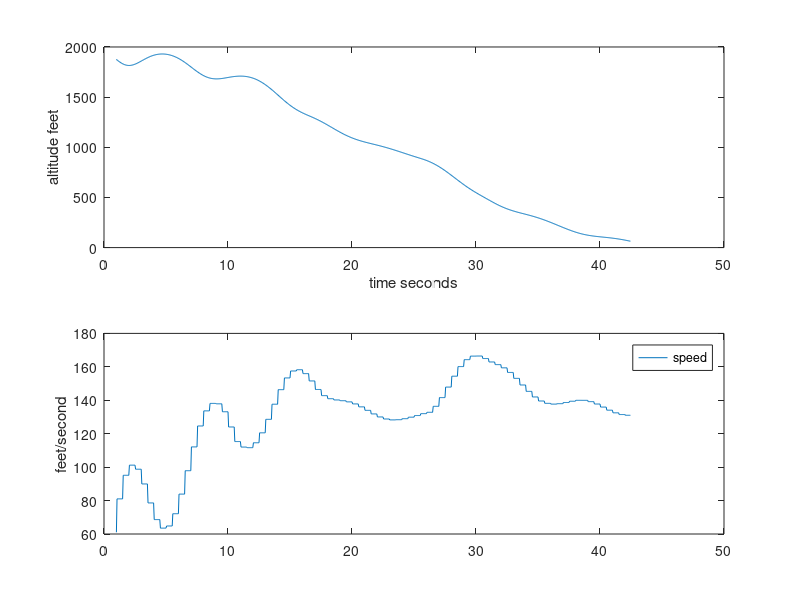
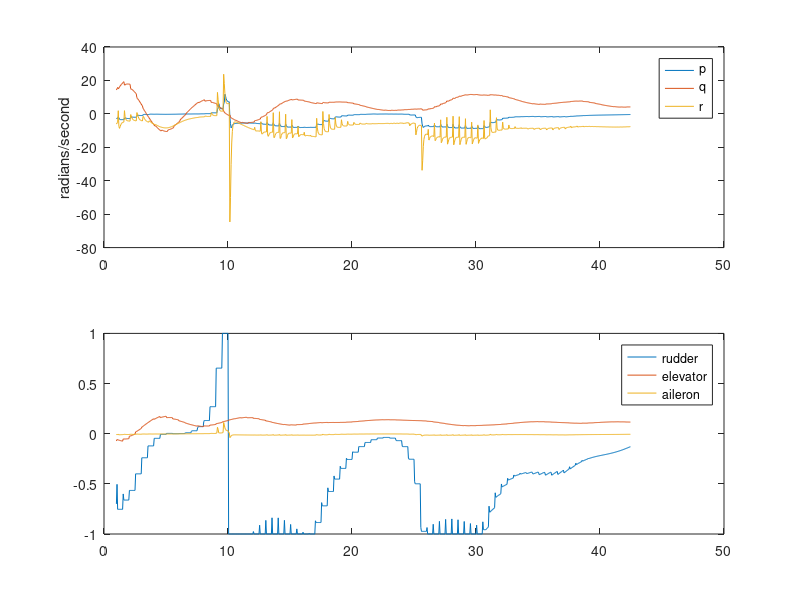
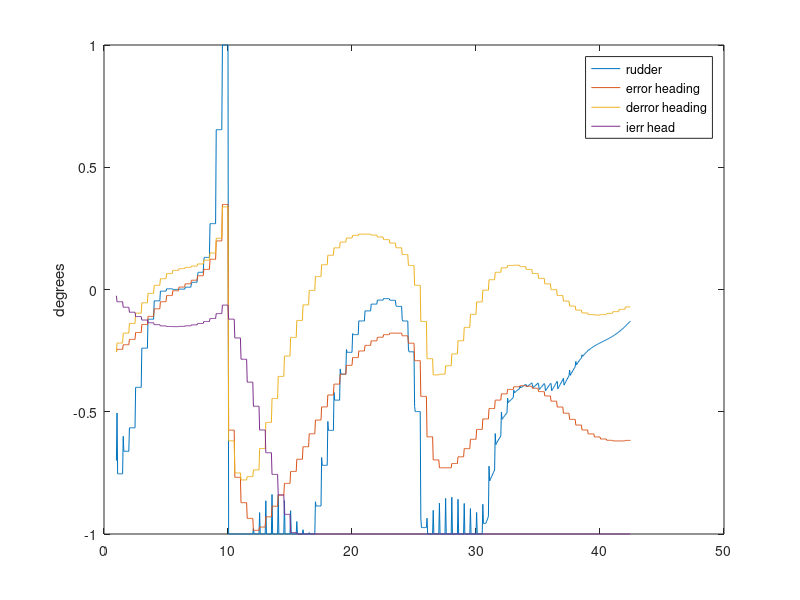
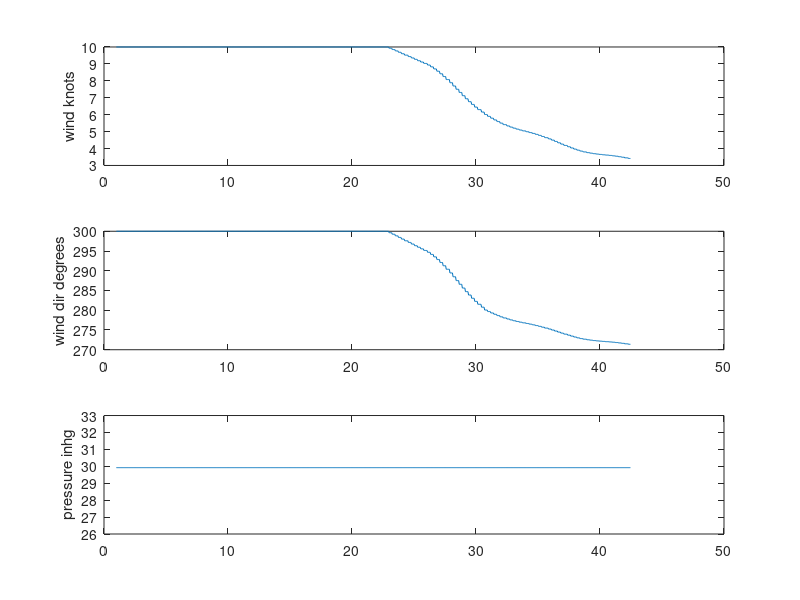

These figures' MATLAB source, in order:

clear;

f = csvread('telemetry.csv');
%fid = fopen("telemetry.csv");
%f = fscanf(fid,'%f,%f,%f',[3, 1000]);
f = f';


len =size(f,2)

s = 20;
l = round(len*0.9);
range = [s:l];

t = [range]/20;
r2d = 180/pi;

long = f(1,range);
lat = f(2,range);
alt = f(3,range);

p = f(4,range)*r2d;
q = f(5,range)*r2d;
r = f(6,range)*r2d;

err_head = f(12,range);
derr_head = f(13,range);
ierr_head = f(14,range);

% control surfaces
elev = f(7,range);
rud = f(8,range);
ail = f(9,range);

dq = f(10,range);
iq = f(11,range);

epitch  = f(15,range);
dpitch = f(16,range);
ipitch = f(17,range);

tpitch = f(18,range);
speed = f(19,range);

tdx = f(20,range);
tdy = f(21,range);

wind = f(22,range);
wind_dir = f(23,range);
press = f(24,range);

dr = f(25,range);
ir = f(26,range);

pitch = f(27,range);



y = (lat-lat(end))*6e6;
y2 = (long-long(end))*6e6.*cos(lat);
%%%%%%%%%%%%%%%%%%%%%%%%%%%%%%%%%%%%

if (0)
figure(1);
%instead of lat(end) should use coords of actual target, and make an x where the target is
subplot(2,1,1),plot(t,y);
ylabel('dist feet');
xlabel('time seconds');
subplot(2,1,2),plot(t, y2);
ylabel('dist feet');
xlabel('time seconds');
end;

figure(10);
subplot(2,1,1),
%plot(y2,y,'b');
plot(tdx,tdy,'b');
hold on;
plot(0,0,'rx');
hold off;
xlabel('distance feet');
ylabel('distance feet');
subplot(2,1,2),plot(sqrt(tdx.*tdx+tdy.*tdy),alt,'b');
xlabel('distance');
ylabel('altitude');

figure(2),
subplot(2,1,1),plot(t,alt);
ylabel('altitude feet');
xlabel('time seconds');

subplot(2,1,2),plot(t,speed);
ylabel('feet/second');
legend('speed');

figure(3),
subplot(2,1,1),plot(t,p, t,q,t,r);
legend('p','q','r');
ylabel('radians/second');
subplot(2,1,2),plot(t,rud, t,elev,t,ail);
legend('rudder','elevator','aileron');

if (1)
figure(6),
subplot(3,1,1),plot(t,wind);
ylabel('wind knots');
subplot(3,1,2),plot(t,wind_dir);
ylabel('wind dir degrees');
subplot(3,1,3),plot(t,press);
ylabel('pressure inhg');
end;

figure(5),
plot(t,rud, t,err_head, t, derr_head*10, t, ierr_head/10);
ylabel('degrees');
legend('rudder', 'error heading', 'derror heading', 'ierr head');



if (0)
figure(4),
factor = 100; % max(abs(q))/ max(abs(elev));
subplot(2,1,1),plot(t,elev*factor, t, q,t,dq*500, t, iq*10);
ylabel('radians/sec, or other units');
legend('elevator','q', 'dq','iq');
subplot(2,1,2),plot(t, elev, t,pitch, t, tpitch, t, dpitch*50, t, ipitch/5,t,epitch);
legend('elev', 'gps derived pitch', 'tpitch', 'dpitch', 'ipitch', 'error pitch');
figure(7);
plot(t, r, t,dr,t,ir);
legend('r','dr','ir');

end;
